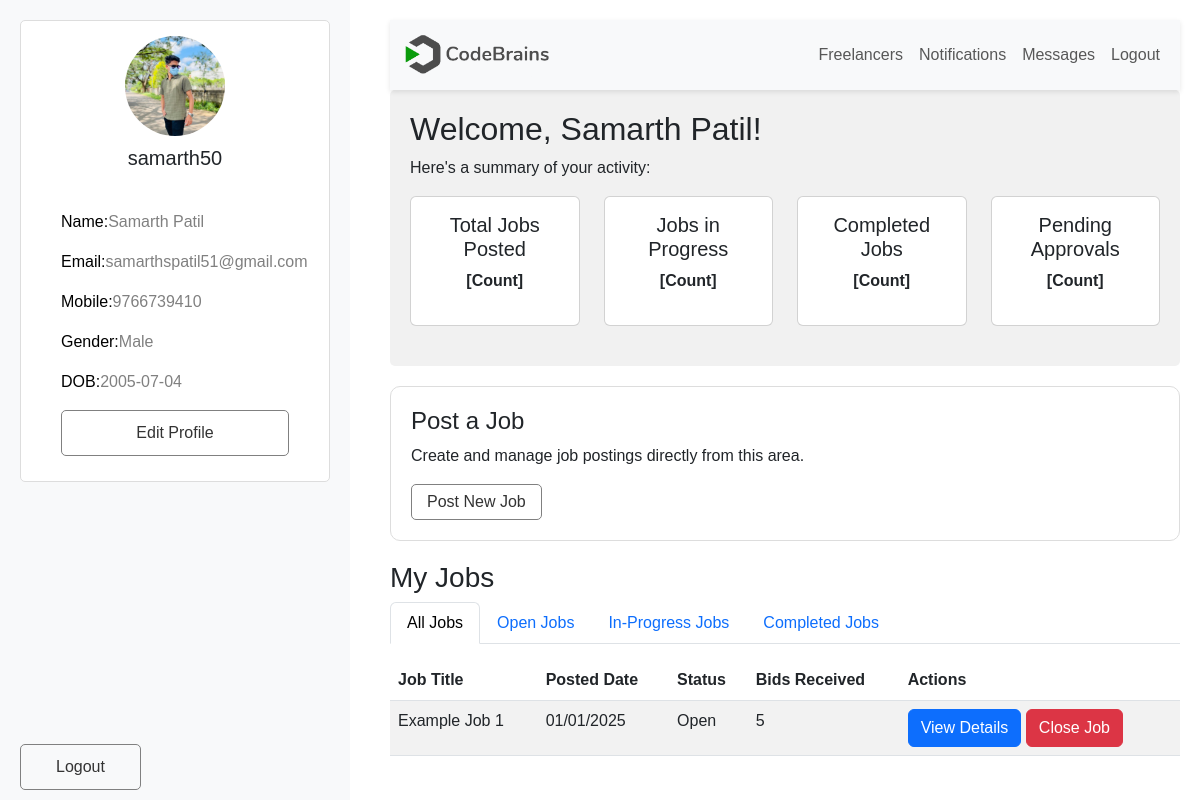
The page /PHPUIFiles/test.php (signed in) on the database its author committed.
### tables this page shows
CREATE TABLE "users" (
	"users_id"	INTEGER,
	"users_name"	VARCHAR(255),
	"username"	VARCHAR(255),
	"users_password"	VARCHAR(255) UNIQUE,
	"users_email"	VARCHAR(255),
	"users_contact"	INTEGER,
	"users_gender"	VARCHAR(255),
	"users_dob"	DATE,
	"users_profile_img"	VARCHAR(255),
	PRIMARY KEY("users_id" AUTOINCREMENT)
);

### PHPUIFiles/test.php (the view, shortened to what this page needs)
<?php
$db = new SQLite3('C:\xampp\htdocs\FreelanceMarketplace\Connection\Freelance_db.db');
if (isset($_SESSION["username"])) {
    $username = $_SESSION["username"];
} else {
    $username = "";
}
$sql = "SELECT * FROM users WHERE username='$username'";
$result = $db->query($sql);
if ($result) {
    while ($row = $result->fetchArray(SQLITE3_ASSOC)) {
        $username = $row["username"];
        $users_name = $row["users_name"];
        $email = $row["users_email"];
        $contact = $row["users_contact"];
        $gender = $row["users_gender"];
        $dob = $row["users_dob"];
        $profile_path = $row["users_profile_img"];
    }
} else {
    echo "0 results";
}
?>
<!DOCTYPE html>
<html lang="en">
<head>
    <link rel="stylesheet" href="https://cdnjs.cloudflare.com/ajax/libs/font-awesome/6.0.0-beta3/css/all.min.css">
    <link rel="stylesheet" href="https://cdnjs.cloudflare.com/ajax/libs/bootstrap/5.3.0/css/bootstrap.min.css">
</head>
<body>
<div class="sidebar">
    <div class="profile-card">
        <img src="<?php echo $profile_path; ?>" alt="User Profile">
        <h5><?php echo $username; ?></h5>
        <p id="p1"><span>Name:</span><?php echo $users_name; ?></p>
        <p><span>Email:</span><?php echo $email; ?></p>
        <p><span>Mobile:</span><?php echo $contact; ?></p>
        <p><span>Gender:</span><?php echo $gender; ?></p>
        <p><span>DOB:</span><?php echo $dob; ?></p>
        <a href="#edit" id="edit">Edit Profile</a>
    </div>
    <a id="logout" href="logout.php">Logout</a>
</div>
<div class="main-content">
    <nav class="navbar navbar-expand-lg navbar-light bg-light">
        <div class="container-fluid">
            <a class="navbar-brand" href="#"><img style="width:150px;" src="../Assets/logo2.png" alt=""></a>
            <div class="collapse navbar-collapse" id="navbarNav">
                <ul class="navbar-nav ms-auto">
                    <li class="nav-item"><a class="nav-link" href="#freelancers">Freelancers</a></li>
                    <li class="nav-item"><a class="nav-link" href="#notifications">Notifications</a></li>
                    <li class="nav-item"><a class="nav-link" href="#settings">Messages</a></li>
                    <li class="nav-item"><a class="nav-link" href="#logout">Logout</a></li>
                </ul>
            </div>
        </div>
    </nav>
    <div class="overview-panel">
        <h2>Welcome, <?php echo $users_name; ?>!</h2>
        <p>Here's a summary of your activity:</p>
        <div class="row">
            <div class="col-md-3">
                <div class="card text-center">
                    <div class="card-body">
                        <h5>Total Jobs Posted</h5>
                        <p><strong>[Count]</strong></p>
                    </div>
                </div>
            </div>
            <div class="col-md-3">
                <div class="card text-center">
                    <div class="card-body">
                        <h5>Jobs in Progress</h5>
                        <p><strong>[Count]</strong></p>
                    </div>
                </div>
            </div>
            <div class="col-md-3">
                <div class="card text-center">
                    <div class="card-body">
                        <h5>Completed Jobs</h5>
                        <p><strong>[Count]</strong></p>
                    </div>
                </div>
            </div>
            <div class="col-md-3">
                <div class="card text-center">
                    <div class="card-body">
                        <h5>Pending Approvals</h5>
                        <p><strong>[Count]</strong></p>
                    </div>
                </div>
            </div>
        </div>
    </div>
    <div class="post-job">
        <h4>Post a Job</h4>
        <p>Create and manage job postings directly from this area.</p>
        <button id="postJobButton">Post New Job</button>
    </div>
  <div id="jobs">
        <h3>My Jobs</h3>
        <ul class="nav nav-tabs">
            <li class="nav-item"><a class="nav-link active" href="#all-jobs">All Jobs</a></li>
            <li class="nav-item"><a class="nav-link" href="#open-jobs">Open Jobs</a></li>
            <li class="nav-item"><a class="nav-link" href="#in-progress-jobs">In-Progress Jobs</a></li>
            <li class="nav-item"><a class="nav-link" href="#completed-jobs">Completed Jobs</a></li>
        </ul>
        <table class="table table-striped mt-3">
            <thead>
                <tr>
                    <th>Job Title</th>
                    <th>Posted Date</th>
                    <th>Status</th>
                    <th>Bids Received</th>
                    <th>Actions</th>
                </tr>
            </thead>
            <tbody>
                <tr>
                    <td>Example Job 1</td>
                    <td>01/01/2025</td>
                    <td>Open</td>
                    <td>5</td>
                    <td><button class="btn btn-primary">View Details</button> <button class="btn btn-danger">Close Job</button></td>
                </tr>
            </tbody>
        </table>
    </div>
</body>
</html>

### PHPUIFiles/test.php (style rules this page uses)
body { font-family: Arial, sans-serif; }
.sidebar { height: 100vh; background-color: #f8f9fa; padding: 20px; position: fixed; width: 350px; }
.sidebar .profile-card { background: #ffffff; padding: 15px 40px; border-radius: 5px; text-align: center; border: 1px solid #ddd; margin-bottom: 20px; }
.sidebar .profile-card img { width: 100px; height: 100px; border-radius: 50%; margin-bottom: 10px; }
.profile-card p { text-align: left; color: grey; }
.profile-card p span { color: black; }
#p1 { margin-top: 40px; }
.sidebar #logout { display: block; margin: 10px 0; text-decoration: none; color: #333; position: absolute; bottom: 0; background-color: transparent; color: #333; border: 1px solid grey; padding: 10px 35px; border-radius: 5px; cursor: pointer; }
#edit { display: block; margin: 10px 0; text-decoration: none; background-color: transparent; color: #333; border: 1px solid grey; padding: 10px 25px; border-radius: 5px; cursor: pointer; }
.main-content { margin-left: 370px; padding: 20px; }
.navbar { box-shadow: 0 2px 5px rgba(0, 0, 0, 0.1); }
.overview-panel { background: #f1f1f1; padding: 20px; border-radius: 5px; margin-bottom: 20px; }
.card { margin-bottom: 20px; }
.post-job { padding: 20px; background-color: #fff; border: 1px solid #ddd; border-radius: 10px; margin-bottom: 20px; }
.post-job button { background-color: transparent; color: #333; border: 1px solid grey; padding: 5px 15px; border-radius: 5px; cursor: pointer; }

### rows shown on the page
users: users_profile_img (picture), username "samarth50", users_name "Samarth Patil", users_email "samarthspatil51@gmail.com", users_contact "9766739410", users_gender "Male", users_dob "2005-07-04"
